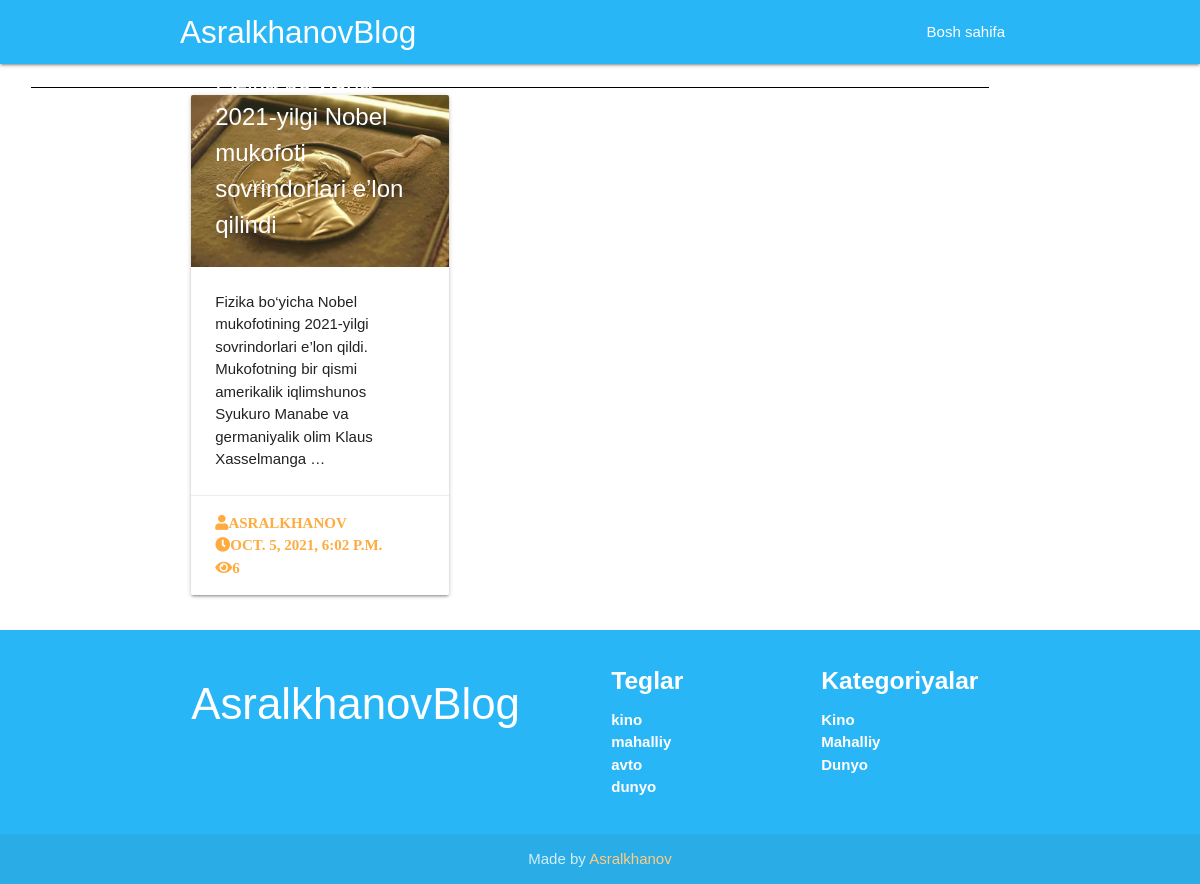
Page /post/dunyo on the committed database.
### main/models.py (models this page shows, shortened)
class Post(models.Model):
	title = models.CharField('Nomi', max_length=300)
	slug = models.SlugField('*', max_length=100, unique=True)
	author = models.CharField('Aftor', max_length=80)
	image = models.ImageField('Rasmi', upload_to='posters/')
	body = models.TextField('Body')
	views = models.PositiveIntegerField('Korildi', default=0)
	published = models.DateTimeField(auto_now_add=True)
	category = models.ForeignKey(Category,on_delete=models.CASCADE,related_name='posts')
	tag = models.ManyToManyField(Tags,related_name='products')
	def get_absolute_url(self):
		return reverse('main:post_detail', kwargs={'post_slug':self.slug})
	class Meta:
		verbose_name = 'Maqola'
		verbose_name_plural = 'Maqolalar'

class Tags(models.Model):
	name = models.CharField('Nomi:', max_length=100)
	slug = models.SlugField('*', max_length=100, unique=True)
	def __str__(self):
		return f"{self.name}"
	def get_absolute_url(self):
		return reverse('main:tag_detail', kwargs={'tag_slug':self.slug})
	class Meta:
		verbose_name = 'Teg'
		verbose_name_plural = 'Teglar'

class Category(models.Model):
	name = models.CharField('Nomi:', max_length=100)
	slug = models.SlugField('*', max_length=100, unique=True)
	class Meta:
		verbose_name = 'Kategoriya'
		verbose_name_plural = 'Kategoriyalar'

### main/views.py (the view)
# urls.py: path('post/<slug:tag_slug>',views.tagDetailPage, name='tag_detail'),
def tagDetailPage(request, tag_slug):
	tag = get_object_or_404(Tags, slug=tag_slug)
	print(tag)
	post = Post.objects.filter(tag=tag)
	return  render(request, 'tag.html', {'posts':post})

### main/context_pro.py (called while the page is built)
def view_all(request):
	context = {
		'home':Post.objects.all().order_by('?')[:3],
		'categories':Category.objects.all(),
		'tags':Tags.objects.all(),
		'footer_category':Category.objects.all()[:4],
		'footer_tags':Tags.objects.all()[:4],
		'tops':Post.objects.all().order_by('-views')[:6],
		'all_post':Post.objects.all().order_by('?')[:8]
	}
	return context

### templates/tag.html (shortened to what this page needs)
{% extends "wrapper.html" %}
{% block content %}
<main>
    <div class="row">
      <div class="col s10 m10">
        <div style="margin-left:20px;margin-bottom: -20px;border-bottom: 1px solid black;">
    </div>
      </div>
    </div>
<div class="container">
  <div class="row">
    {% for item in posts %}
    <div class="col xl4 l4 m4 s12">
      <div class="card">
        <div class="card-image">
          <a href="{{item.get_absolute_url}}">
            <img src="{{item.image.url}}">
          <span class="card-title">{{item.title}}</span>
          </a>
        </div>
        <div class="card-content">
          <p>{{item.body|truncatewords:20}}</p>
        </div>
        <div class="card-action">
          <a href="{{item.get_absolute_url}}"><i class="fas fa-user">{{item.author}}</i></a>
          <a href="{{item.get_absolute_url}}"><i class="fas fa-clock">{{item.published}}</i></a>
          <a href="{{item.get_absolute_url}}"><i class="fas fa-eye">{{item.views}}</i></a>
        </div>
      </div>
    </div>
    {% endfor %}
  </div>
</div>
</main>
{% endblock  %}

### templates/wrapper.html (shortened to what this page needs)
{% load static %}
<!DOCTYPE html>
<html lang="en">
<head>
  <link rel="stylesheet" href="https://cdnjs.cloudflare.com/ajax/libs/font-awesome/5.15.3/css/all.min.css" />
  <link href="/static/css/materialize.css" type="text/css" rel="stylesheet" media="screen,projection"/>
  <link href="/static/css/style.css" type="text/css" rel="stylesheet" media="screen,projection"/>
</head>
<body>
  <nav class="light-blue lighten-1" role="navigation">
    <div class="nav-wrapper container"><a id="logo-container" href="{% url 'main:home' %}" class="brand-logo">AsralkhanovBlog</a>
      <ul class="right hide-on-med-and-down">
        <li><a href="{% url 'main:home' %}">Bosh sahifa</a></li>
      </ul>
    </div>
  </nav>
  {% block content %}
  {% endblock  %}
  <footer class="page-footer light-blue lighten-1">
    <div class="container">
      <div class="row">
        <div class="col l6 s12">
          <h3 class="white-text">AsralkhanovBlog</h3>
        </div>
        <div class="col l3 s12">
          <h5 class="white-text"><b>Teglar</b></h5>
          <ul>
            {% for tag in footer_tags %}
            <li><a class="white-text" href="{{tag.get_absolute_url}}"><b>{{tag.name}}</b></a></li>
            {% endfor %}
          </ul>
        </div>
        <div class="col l3 s12">
          <h5 class="white-text"><b>Kategoriyalar</b></h5>
          <ul>
            {% for category in footer_category %}
            <li><a class="white-text" href="{% url 'main:category_detail' category.slug %}"><b>{{category.name}}</b></a></li>
            {% endfor %}
          </ul>
        </div>
      </div>
    </div>
    <div class="footer-copyright">
      <div class="container center">
      Made by <a class="orange-text text-lighten-3" href="http://materializecss.com">Asralkhanov</a>
      </div>
    </div>
  </footer>

### static/css/style.css (style rules this page uses)
* { font-family: 'Itim', sans-serif; }
body { display: flex; min-height: 100vh; flex-direction: column; }
main { flex: 1 0 auto; }

### rows in the picture
Post: image (picture), title "Fizika bo‘yicha 2021-yilgi Nobel mukofoti sovrindorlari e’lon qilindi", body "Fizika bo‘yicha Nobel mukofotining 2021-yilgi sovrindorlari e’lon qildi. Mukofotning bir qismi amerikalik iqlimshunos Syukuro Manabe va germaniyalik olim Klaus Xasselmanga …", author "ASRALKHANOV", published "OCT. 5, 2021, 6:02 P.M.", views "6"
Tags: name "kino"
Tags: name "mahalliy"
Tags: name "avto"
Tags: name "dunyo"
Category: name "Kino"
Category: name "Mahalliy"
Category: name "Dunyo"
